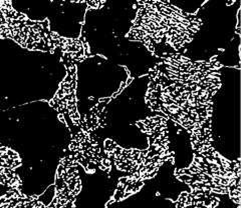
%> input picture Aula-05-Parte-1/img2.bmp, 241 x 208 px
$ octave exercicio5.m   (GNU Octave 9; MATLAB toolbox functions it lacks are replaced by stand-ins)
%> lines starting %> are read from the running program, lines starting %| are printed output that depends on the picture; in (x1, y1, x2, y2) boxes, pixels count from 0 and x2, y2 are one past the last pixel; in counts of white or black regions, pixels touching at a corner belong together; the program's own positions count from 1
### Aula-05-Parte-1/dilatacao.m
function E = dilatacao(original,estr)
% Colocar padding de 0's em todos os lados
originalPad = padarray(original,[1 1]);
% Inicializar a matriz D de tamanho igual ao da original com zeros
saida = zeros(size(original));

for i = 1:size(originalPad,1)-2 % tem que andar até size(originalPad,1)-2 porque o elemento estruturante é 3x3
    for j = 1:size(originalPad,2)-2
        % Faz a operação AND
        saida(i,j) = sum(sum(estr & originalPad(i:i+2,j:j+2)));
        % Primeiro soma todas as colunas da matriz resultante de estr &
        % originalPad; isso resulta em um vetor, cujos elementos são
        % somados um a um, resultando em um único valor (0 ou 1).
        % Este valor é atribuído a saida(i,j)
    end
end

E = saida;

### Aula-05-Parte-1/erosao.m
function E = erosao(original,estr)
%Colocar padding de 1's em todos os lados
originalPad = padarray(original,[1 1],1);
% Inicializar a matriz D de tamanho igual ao da original com zeros
saida = zeros(size(original));

for i = 1:size(originalPad,1)-2 % tem que andar até size(originalPad,1)-2 porque o elemento estruturante é 3x3
    for j = 1:size(originalPad,2)-2
        % Pega trechos 3x3 da matriz original
        trecho = originalPad(i:i+2,j:j+2);
        % Encontra os 1's no elemento estruturante
        estr1 = find(estr == 1);
        % Verifica se os elementos no trecho são 1 nas mesmas posições
        % do elemento estruturante
        if(trecho(estr1) == 1)
            saida(i,j) = 1; % se são, coloca 1 na matriz D
        end
    end
end

E = saida;

### Aula-05-Parte-1/exercicio5.m
imagem=imread('Img2.bmp');
%> imagem is the input picture: size 208x241x3 uint8; min 0, max 255, mean 52.7
figure, imshow(imagem);
title('Imagem original');

imagem = rgb2gray(imagem);
%> imagem: size 208x241 uint8
imagem = imbinarize(imagem);
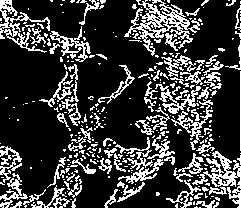
%> imagem: size 208x241 logical; 23.5% white in thin lines or dots
figure, imshow(imagem);
title('Imagem binária');

% ==== Abertura ====

% Elemento Estruturante
B1 = [1 1];

% Erosão
originalPad = padarray(imagem,[0 1],1);
%> originalPad: size 208x243 logical; 24.2% white in thin lines or dots
% Inicializar a matriz saida de tamanho igual ao da imagem original com zeros
saida1 = zeros(size(imagem));

for i = 1:size(originalPad,1)
    for j = 1:size(originalPad,2)-1
        % Pega trechos da matriz original
        trecho = originalPad(i,j:j+1);
        % Encontra os 1's no elemento estruturante
        estr1 = find(B1 == 1);
        % Verifica se os elementos no trecho são 1 nas mesmas posições
        % do elemento estruturante
        if(trecho(estr1) == 1)
            saida1(i,j) = 1; % se são, coloca 1 na matriz de saida
        end
    end
end
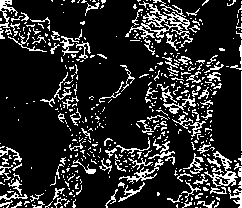
%> saida1: size 208x242 double; values 0 (black) and 1 (white), 16.5% white in thin lines or dots
%figure, imshow(saida1);
%title('Resultado da Erosão');

% Dilatação - entrada é saida1
B2 = ones(4);

% Colocar padding de 0's em todos os lados
originalPad2 = padarray(saida1,[1 1]);
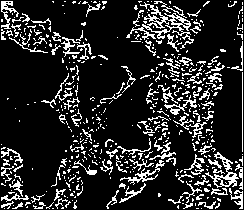
%> originalPad2: size 210x244 double; values 0 (black) and 1 (white), 16.2% white in thin lines or dots
% Inicializar a matriz saida de tamanho igual ao da original com zeros
saida2 = zeros(size(saida1));

for i = 1:size(originalPad2,1)-3
    for j = 1:size(originalPad2,2)-3
        % Faz a operação AND
        saida2(i,j) = sum(sum(B2 & originalPad2(i:i+3,j:j+3)));
    end
end
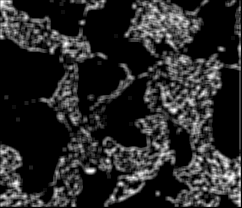
%> saida2: size 208x242 double; min 0, max 16, mean 2.57; drawn with min black and max white
%figure, imshow(saida2);
%title('Abertura');


% ==== Fechamento ====

B3 = ones(3);

% Dilatação - entrada é a imagem original
saida3 = dilatacao(imagem,B3);
%> in dilatacao, `originalPad = padarray(original,[1 1]);`: originalPad: size 210x243 logical; 23.1% white in thin lines or dots
%> after the loop in dilatacao, `for i = 1:size(originalPad,1)-2`:
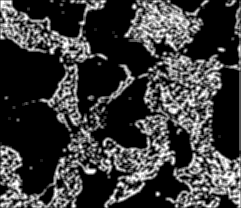
%> saida: size 208x241 double; min 0, max 9, mean 2.1; drawn with min black and max white
figure, imshow(saida3);
title('Dilatação');

% Erosão - entrada é saida3
saida3 = imbinarize(saida3);
%> saida3: size 208x241 logical; 49.6% white; 26 white regions (20 under 20 px), largest, box (x1, y1, x2, y2) and area: (0, 0, 241, 208) 24419, (225, 0, 237, 7) 67, (217, 47, 226, 53) 45, (87, 95, 95, 101) 41, (155, 191, 161, 197) 34, (22, 102, 29, 106) 22
saida4 = erosao(saida3,B3);
%> in erosao, `originalPad = padarray(original,[1 1],1);`:
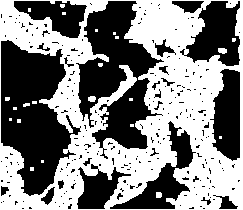
%> originalPad: size 210x243 logical; 50.5% white; 246 black regions (222 under 20 px), largest, box (x1, y1, x2, y2) and area: (1, 40, 81, 196) 7385, (76, 1, 164, 159) 6899, (180, 1, 240, 66) 2306
%> after the loop in erosao, `for i = 1:size(originalPad,1)-2`:
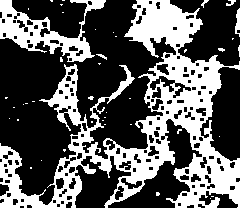
%> saida: size 208x241 double; values 0 (black) and 1 (white), 36% white; 41 white regions (36 under 20 px), largest, box (x1, y1, x2, y2) and area: (0, 0, 241, 208) 15518, (0, 0, 106, 62) 2269, (226, 0, 236, 6) 33, (96, 54, 107, 60) 26, (201, 0, 209, 8) 24
figure, imshow(saida4);
title('Fechamento');

$ run again, with Aula-05-Parte-1/Img1.bmp copied over Aula-05-Parte-1/img2.bmp
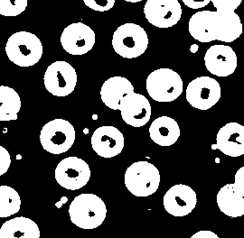
%> input picture Aula-05-Parte-1/Img1.bmp, 244 x 238 px
%> imagem is the input picture: size 238x244x3 uint8; mean R, G, B 91, 90.4, 90.4
%> `imagem = imbinarize(imagem);`:
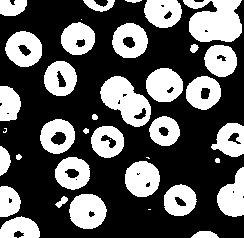
%> imagem: size 238x244 logical; 35.6% white; 38 white regions (5 under 20 px), largest, box (x1, y1, x2, y2) and area: (183, 0, 242, 42) 1850, (100, 76, 151, 127) 1492, (69, 194, 107, 229) 1022
%> originalPad2: size 240x247 double; values 0 (black) and 1 (white), 33.3% white; 37 white regions (5 under 20 px), largest, box (x1, y1, x2, y2) and area: (185, 1, 243, 43) 1793, (102, 77, 152, 128) 1422, (71, 195, 108, 230) 981
%> saida3: size 238x244 logical; 42.9% white; 35 white regions (1 under 20 px), largest, box (x1, y1, x2, y2) and area: (182, 0, 243, 43) 2106, (99, 75, 152, 128) 1759, (68, 193, 108, 230) 1191
%> after the loop in erosao, `for i = 1:size(originalPad,1)-2`:
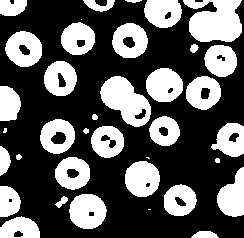
%> saida: size 238x244 double; values 0 (black) and 1 (white), 35.9% white; 37 white regions (4 under 20 px), largest, box (x1, y1, x2, y2) and area: (183, 0, 242, 42) 1861, (100, 76, 151, 127) 1513, (69, 194, 107, 229) 1027

$ run again, with Aula-05-Parte-1/Img3.bmp copied over Aula-05-Parte-1/img2.bmp
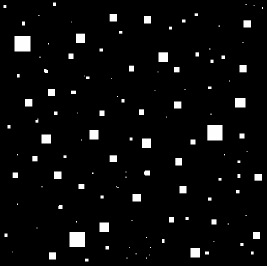
%> input picture Aula-05-Parte-1/Img3.bmp, 267 x 266 px
%> imagem is the input picture: size 266x267x3 uint8; mean R, G, B 10.8, 10.8, 10.8
%> `imagem = imbinarize(imagem);`:
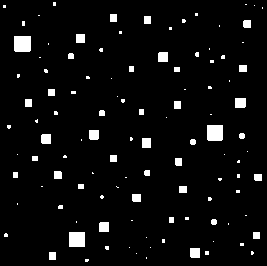
%> imagem: size 266x267 logical; 4.7% white; 110 white regions (71 under 20 px), largest, box (x1, y1, x2, y2) and area: (14, 36, 31, 52) 270, (207, 125, 223, 141) 254, (69, 232, 85, 247) 240
%> originalPad2: size 268x269 double; values 0 (black) and 1 (white), 3.9% white; 88 white regions (49 under 20 px), largest, box (x1, y1, x2, y2) and area: (16, 37, 32, 53) 254, (209, 126, 224, 142) 238, (71, 233, 86, 248) 225
%> saida3: size 266x267 logical; 8.1% white; 110 white regions (34 under 20 px), largest, box (x1, y1, x2, y2) and area: (13, 35, 32, 53) 340, (206, 124, 224, 142) 322, (68, 231, 86, 248) 306
%> in erosao, `originalPad = padarray(original,[1 1],1);`:
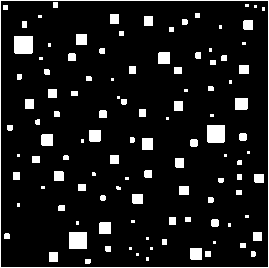
%> originalPad: size 268x269 logical; 9.4% white; 111 white regions (34 under 20 px), largest, box (x1, y1, x2, y2) and area: (0, 0, 269, 268) 1070, (14, 36, 33, 54) 340, (207, 125, 225, 143) 322

$ run again, with Aula-05-Parte-1/Img4.bmp copied over Aula-05-Parte-1/img2.bmp
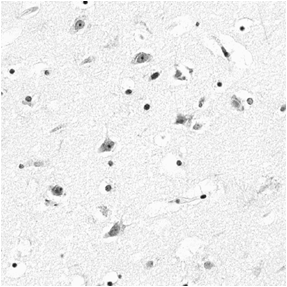
%> input picture Aula-05-Parte-1/Img4.bmp, 287 x 287 px
%> imagem is the input picture: size 287x287x3 uint8; min 12, max 255, mean 237.6
%> originalPad2: size 289x290 double; values 0 (black) and 1 (white), 96% white; 95 black regions (54 under 20 px), largest, box (x1, y1, x2, y2) and area: (0, 0, 290, 289) 1154, (106, 223, 128, 238) 148, (133, 53, 153, 64) 138
%> saida3: size 287x287 logical; 99.3% white; 40 black regions (31 under 20 px), largest, box (x1, y1, x2, y2) and area: (102, 142, 113, 151) 64, (138, 54, 148, 62) 57, (110, 224, 119, 236) 56
%> after the loop in erosao, `for i = 1:size(originalPad,1)-2`:
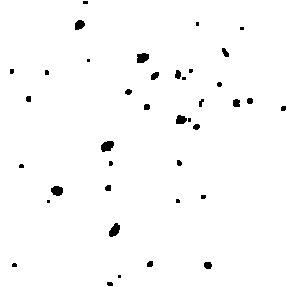
%> saida: size 287x287 double; values 0 (black) and 1 (white), 98.4% white; 39 black regions (16 under 20 px), largest, box (x1, y1, x2, y2) and area: (101, 141, 114, 152) 108, (109, 223, 120, 237) 102, (137, 53, 149, 63) 99
